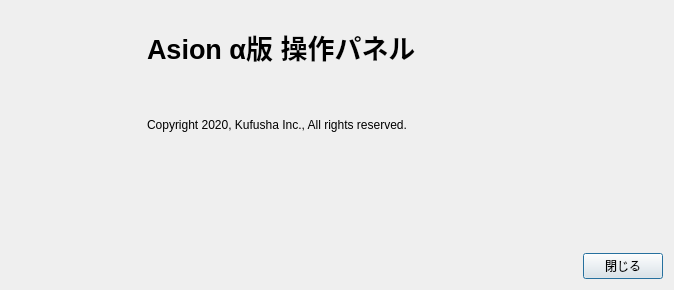
<?xml version="1.0" encoding="UTF-8"?>
<ui version="4.0">
 <class>aboutDialog</class>
 <widget class="QDialog" name="aboutDialog">
  <property name="geometry">
   <rect>
    <x>0</x>
    <y>0</y>
    <width>674</width>
    <height>290</height>
   </rect>
  </property>
  <property name="windowTitle">
   <string>About Asion Ver. α</string>
  </property>
  <layout class="QVBoxLayout" name="verticalLayout">
   <item>
    <layout class="QHBoxLayout" name="horizontalLayout">
     <item>
      <widget class="QLabel" name="AsionImgLabel">
       <property name="minimumSize">
        <size>
         <width>130</width>
         <height>150</height>
        </size>
       </property>
       <property name="maximumSize">
        <size>
         <width>130</width>
         <height>150</height>
        </size>
       </property>
       <property name="text">
        <string/>
       </property>
       <property name="scaledContents">
        <bool>true</bool>
       </property>
      </widget>
     </item>
     <item>
      <layout class="QVBoxLayout" name="verticalLayout_2">
       <item>
        <widget class="QLabel" name="label_5">
         <property name="font">
          <font>
           <pointsize>20</pointsize>
           <weight>75</weight>
           <bold>true</bold>
          </font>
         </property>
         <property name="text">
          <string>Asion α版 操作パネル</string>
         </property>
        </widget>
       </item>
       <item>
        <widget class="QLabel" name="label_6">
         <property name="text">
          <string>Copyright 2020, Kufusha Inc., All rights reserved.</string>
         </property>
         <property name="alignment">
          <set>Qt::AlignLeading|Qt::AlignLeft|Qt::AlignVCenter</set>
         </property>
         <property name="wordWrap">
          <bool>true</bool>
         </property>
        </widget>
       </item>
      </layout>
     </item>
    </layout>
   </item>
   <item>
    <layout class="QHBoxLayout" name="horizontalLayout_2">
     <item>
      <spacer name="horizontalSpacer_4">
       <property name="orientation">
        <enum>Qt::Horizontal</enum>
       </property>
       <property name="sizeHint" stdset="0">
        <size>
         <width>40</width>
         <height>20</height>
        </size>
       </property>
      </spacer>
     </item>
     <item>
      <widget class="QLabel" name="CarrotImgLabel">
       <property name="sizePolicy">
        <sizepolicy hsizetype="Fixed" vsizetype="Fixed">
         <horstretch>0</horstretch>
         <verstretch>0</verstretch>
        </sizepolicy>
       </property>
       <property name="minimumSize">
        <size>
         <width>289</width>
         <height>45</height>
        </size>
       </property>
       <property name="maximumSize">
        <size>
         <width>289</width>
         <height>45</height>
        </size>
       </property>
       <property name="text">
        <string/>
       </property>
       <property name="scaledContents">
        <bool>true</bool>
       </property>
      </widget>
     </item>
     <item>
      <spacer name="horizontalSpacer_2">
       <property name="orientation">
        <enum>Qt::Horizontal</enum>
       </property>
       <property name="sizeHint" stdset="0">
        <size>
         <width>40</width>
         <height>20</height>
        </size>
       </property>
      </spacer>
     </item>
     <item>
      <widget class="QLabel" name="FDesignImgLabel">
       <property name="sizePolicy">
        <sizepolicy hsizetype="Fixed" vsizetype="Fixed">
         <horstretch>0</horstretch>
         <verstretch>0</verstretch>
        </sizepolicy>
       </property>
       <property name="minimumSize">
        <size>
         <width>167</width>
         <height>47</height>
        </size>
       </property>
       <property name="maximumSize">
        <size>
         <width>167</width>
         <height>47</height>
        </size>
       </property>
       <property name="text">
        <string/>
       </property>
       <property name="scaledContents">
        <bool>true</bool>
       </property>
      </widget>
     </item>
     <item>
      <spacer name="horizontalSpacer_3">
       <property name="orientation">
        <enum>Qt::Horizontal</enum>
       </property>
       <property name="sizeHint" stdset="0">
        <size>
         <width>40</width>
         <height>20</height>
        </size>
       </property>
      </spacer>
     </item>
     <item>
      <widget class="QLabel" name="KufushaImgLabel">
       <property name="sizePolicy">
        <sizepolicy hsizetype="Fixed" vsizetype="Fixed">
         <horstretch>0</horstretch>
         <verstretch>0</verstretch>
        </sizepolicy>
       </property>
       <property name="minimumSize">
        <size>
         <width>47</width>
         <height>80</height>
        </size>
       </property>
       <property name="maximumSize">
        <size>
         <width>47</width>
         <height>80</height>
        </size>
       </property>
       <property name="text">
        <string/>
       </property>
       <property name="scaledContents">
        <bool>true</bool>
       </property>
      </widget>
     </item>
     <item>
      <spacer name="horizontalSpacer_5">
       <property name="orientation">
        <enum>Qt::Horizontal</enum>
       </property>
       <property name="sizeHint" stdset="0">
        <size>
         <width>40</width>
         <height>20</height>
        </size>
       </property>
      </spacer>
     </item>
    </layout>
   </item>
   <item>
    <layout class="QHBoxLayout" name="horizontalLayout_3">
     <item>
      <spacer name="horizontalSpacer">
       <property name="orientation">
        <enum>Qt::Horizontal</enum>
       </property>
       <property name="sizeHint" stdset="0">
        <size>
         <width>40</width>
         <height>20</height>
        </size>
       </property>
      </spacer>
     </item>
     <item>
      <widget class="QPushButton" name="pushButton">
       <property name="text">
        <string>閉じる</string>
       </property>
      </widget>
     </item>
    </layout>
   </item>
  </layout>
 </widget>
 <resources/>
 <connections/>
</ui>
